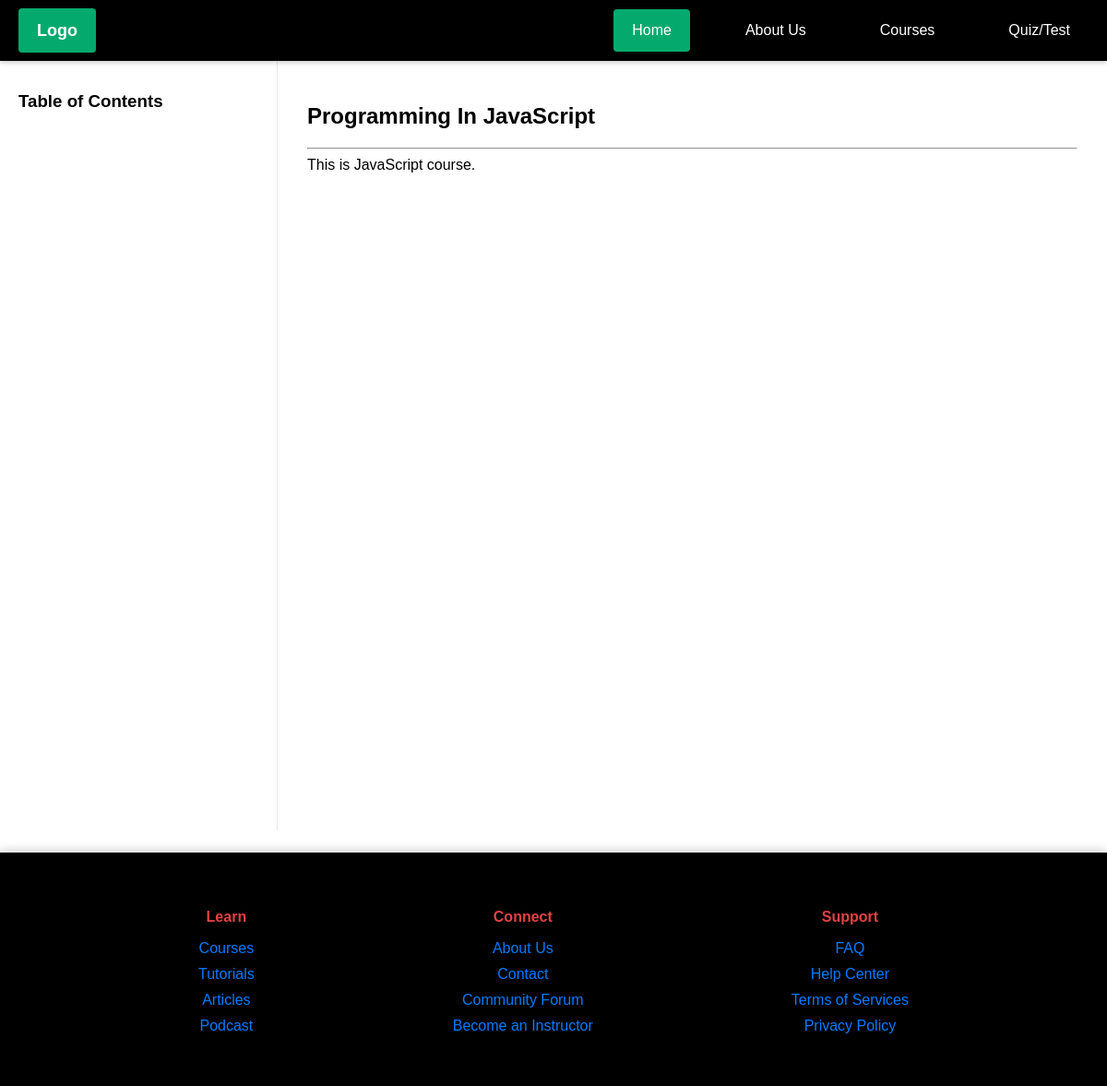
Page /course/programming-in-javascript/ on the committed database.
### eduzone/models.py (models this page shows, shortened)
class PageCourse(models.Model):
    title = models.CharField(max_length=200)
    slug = AutoSlugField(populate_from='title', unique=True)
    rating = models.IntegerField()
    image = models.CharField(max_length=255, help_text="Path to image in static folder, e.g., 'images/courses/python.png'")
    content = CKEditor5Field(config_name='extends')

### eduzone/views.py (the view)
# urls.py: path('course/<slug:slug>/', views.course_detail_view, name='course_detail'),
def course_detail_view(request, slug):
    course = get_object_or_404(PageCourse, slug=slug)
    return render(request, 'course_detail.html', {'course': course})

### templates/course_detail.html (shortened to what this page needs)
{% load static %}
<!DOCTYPE html>
<html lang="en">
<head>
    <link rel="stylesheet" href="{% static 'nav.css' %}">
    <link rel="stylesheet" href="{% static 'course_detail.css' %}">
</head>
<body>
    {% include 'navbar.html' %}
    <div class="docs-wrapper">
        <nav class="docs-sidebar" id="sidebar">
            <h3>Table of Contents</h3>
        </nav>
        <main class="docs-content" id="scroll-container">
            <article>
                <h1>{{ course.title }}</h1>
                <hr>
                <div class="content-body" id="content">
                    {{ course.content|safe }}
                </div>
            </article>
        </main>
    </div>
    {% include 'footer.html' %}
</body>
</html>

### static/nav.css (style rules this page uses)
body { margin: 0; font-family: Arial, sans-serif; padding-top: 60px; }

### static/course_detail.css (style rules this page uses)
.docs-wrapper { display: flex; min-height: 100vh; }
.docs-sidebar { width: 260px; padding: 20px; border-right: 1px solid #e5e7eb; position: sticky; top: 0; height: 100vh; overflow-y: auto; background: #fff; transition: transform 0.3s ease-in-out; }
.docs-content { flex: 1; height: 100vh; overflow-y: auto; padding: 32px; }

### static/footer.css (style rules this page uses)
body { display: flex; flex-direction: column; min-height: 100vh; margin: 0; }
main, .content-wrapper { flex: 1; }

### rows in the picture
PageCourse: title "Programming In JavaScript", content "This is JavaScript course."
